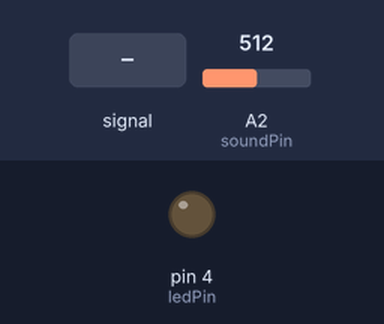
Bench run of a sketch on a simulated Arduino Uno, built with avr-gcc and run on an emulated ATmega328P. Parts: output pins drawn as LEDs (lit = HIGH). Inputs (shaded band) come from the test bench; at power-on: A2 (soundPin) = 512.

Above: at 1.2 s.
1.3 s: A2 (soundPin) fed a 200 Hz sine of ±255 counts around its level
At 3.1 s:
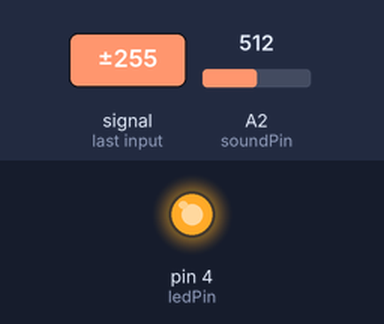
4.3 s: A2 (soundPin) set to 306
At 4.9 s:
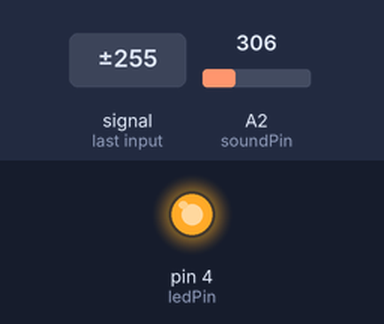
5.8 s: A2 (soundPin) set to 687
8.0 s: A2 (soundPin) set to 719
At 9.6 s:
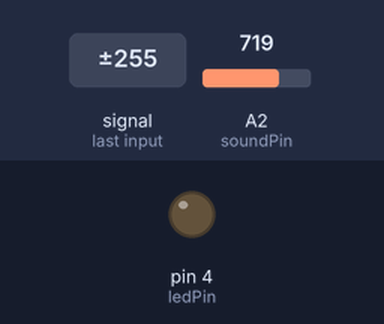
Timing chart, 0 to 12.0 s (numbered marks = the images above; inputs shaded):
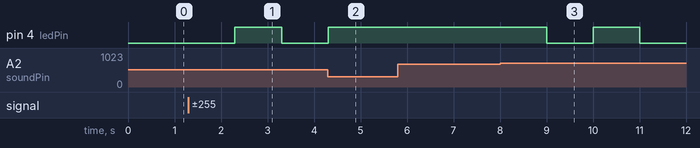

Measured:
- the behaviour switches between 700 and 701 on A2 (soundPin) (found by bisection; images 2 and 3)
- after the input at 1.3 s, pin 4 (ledPin): LOW → HIGH after 1.0 s, → LOW 1.0 s later
- after the input at 4.3 s, pin 4 (ledPin): goes on until 4.3 s, then stays HIGH
- after the input at 5.8 s, every drawn part: stays the same
- after the input at 8.0 s, pin 4 (ledPin): HIGH → LOW after 1.0 s, → HIGH 1.0 s later, → LOW 1.0 s later

The sketch:

ClapLight.ino
```cpp
#define soundPin A2
#define ledPin 4

long timestamp;
int clapCount = 0;

bool light = false;

void setup() {
  pinMode(ledPin, OUTPUT);
  pinMode(soundPin, INPUT);
  Serial.begin(9600);
}

void loop(){
  int soundState = analogRead(soundPin);

//  Use these lines to calibrate the sound for clapping
//    Serial.print("sound: ");
//    Serial.println(soundState);
  if (soundState > 700) {

    clapCount++;

    timestamp = millis();
    // prevent duplicate readings
    delay(500);
  }

  long elapsed = millis() - timestamp;

  if (elapsed < 2000 && clapCount > 1) {
    toggleLight();
  } else if (elapsed >=2000) {
    clapCount = 0;
  }

}

void toggleLight() {
  if (!light) {
      digitalWrite(ledPin, HIGH);
      light = true;
  } else {
      light = false;
      digitalWrite(ledPin, LOW);
  }
  clapCount = 0;
}
```
